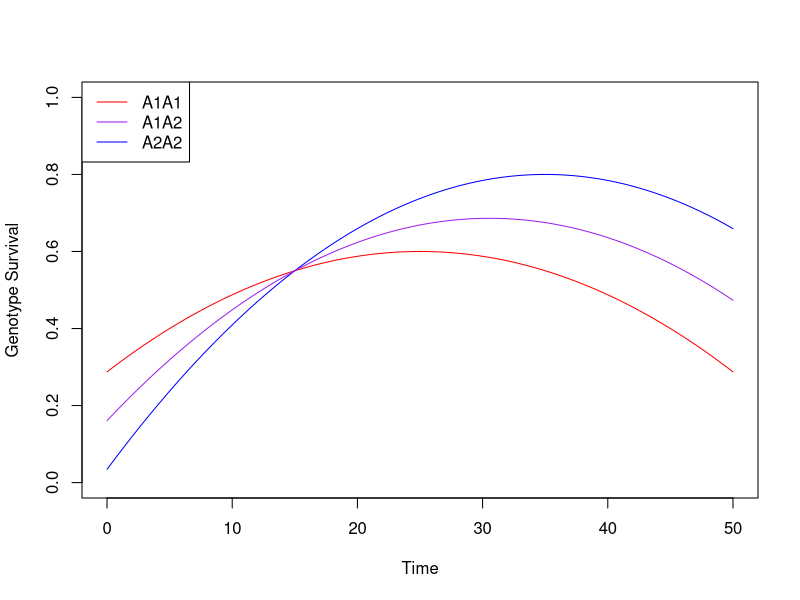

This figure's R source: (Note: this script raises an error after producing the figure.)
## ---- chunk 1
knitr::opts_chunk$set(echo = TRUE)
knitr::opts_chunk$set(tidy.opts=list(width.cutoff=60),tidy=TRUE)
## ---- chunk 2
t <- seq(0,50,by=.01) # time
l11 <- eval(expression(-1/2000*(t-25)^2+0.6)) # survival of A1A1
l22 <- eval(expression(-1/1600*(t-35)^2+0.8)) # survival of A2A2

plot(l11~t,type="l",ylim=c(0,1), ylab = "Genotype Survival", xlab = "Time", col = "red")
lines(l22~t, col = "blue")
# Added legend to distinguish genotypes
legend("topleft", c("A1A1", "A1A2", "A2A2"), lty = 1, col = c("red", "purple", "blue"))

# w = l * m 
# Fecundity m = 2 for all genotypes
w11_absolute <- l11*2
w22_absolute <- l22*2

# Heterozygote fitness will always be right in the middle of both homozygotes for co-dominance, which is average of homozygote fitness
w12_absolute <- (w11_absolute+w22_absolute)/2

# Divide by fecundity to get survival over time. 
l12_absolute <- w12_absolute/2

# Plot the heterozygote, too
lines(l12_absolute~t, col = "purple")
## ---- chunk 3
m <- 2 # fecundity, though this doesn't really matter to relative fitness much here since all genotypes have the same fecundity over time 

# Absolute fitness values for the homozygotes based on quadratic survival over time
w11 <- l11*m # unscaled fitness value for A1A1
w22 <- l22*m # unscaled fitness value for A2A2

# Loop to figure out when each homozygote is more fit over time (which ever w is bigger at that time)
w_diff <- c() # empty vector for fitness difference between homozygotes
for(i in 1:5001){
  w_diff[i] <- w11[i] - w22[i] # calculates fitness difference between homozygotes 
}

# When is A1A1 more fit than A2A2? 
w11_fitter <- which(w_diff > 0) 

# Creating a bunch of empty vectors for A1A1 relative fitness
# Creating several because we will compare with difference s values
w11_relative_a <- vector(mode = "numeric", length = 5001)
w11_relative_b <- vector(mode = "numeric", length = 5001)
w11_relative_c <- vector(mode = "numeric", length = 5001)
w11_relative_d <- vector(mode = "numeric", length = 5001)
w11_relative_e <- vector(mode = "numeric", length = 5001)

# Assigning relative fitness of 1 to A1A1 relative fitness vectors for part of time series where A1A1 genotype is the most fit.  
w11_relative_a[w11_fitter] <- 1 # assume fitness is 1 when w11 is bigger
w11_relative_b[w11_fitter] <- 1 # assume fitness is 1 when w11 is bigger
w11_relative_c[w11_fitter] <- 1 # assume fitness is 1 when w11 is bigger
w11_relative_d[w11_fitter] <- 1 # assume fitness is 1 when w11 is bigger
w11_relative_e[w11_fitter] <- 1 # assume fitness is 1 when w11 is bigger

# When is A2A2 more fit than A1A1? (Just the opposite)
w22_fitter <- which(w_diff < 0) 

# Creating a bunch of empty vectors for A2A2 relative fitness
# Again, creating several because we will compare with difference s values
w22_relative_a <- vector(mode = "numeric", length = 5001)
w22_relative_b <- vector(mode = "numeric", length = 5001)
w22_relative_c <- vector(mode = "numeric", length = 5001)
w22_relative_d <- vector(mode = "numeric", length = 5001)
w22_relative_e <- vector(mode = "numeric", length = 5001)

# Assigning relative fitness of 1 to A2A2 relative fitness vectors for part of time series where A2A2 genotype is the most fit.  
w22_relative_a[w22_fitter] <- 1 # assume fitness is 1 when w22 is bigger
w22_relative_b[w22_fitter] <- 1 # assume fitness is 1 when w22 is bigger
w22_relative_c[w22_fitter] <- 1 # assume fitness is 1 when w22 is bigger
w22_relative_d[w22_fitter] <- 1 # assume fitness is 1 when w22 is bigger
w22_relative_e[w22_fitter] <- 1 # assume fitness is 1 when w22 is bigger
## ---- chunk 4
# s values
s <- c(0, # no selective advantage of any genotype, a
       0.001,# a very minuscule advantage of one genotype over others, b
       0.005, # still very miniscule advantage of one genotype over others, c
       0.01, # small advantage, d
       0.5) # large advantage of one genotype over others, e 

# for s = 0, i.e., no selection
w11_relative_a[w22_fitter] <- 1 - s[1] # fills in the rest of the A1A1 vector when it is not the most fit
w22_relative_a[w11_fitter] <- 1 - s[1] # fills in the rest of the A2A2 vector when it is not the most fit
w12_a <- 1 - (s[1]/2) # note heterozygote relative fitness is just a constant

# Same thing, but for s = 0.001
w11_relative_b[w22_fitter] <- 1 - s[2] 
w22_relative_b[w11_fitter] <- 1 - s[2]
w12_b <- 1 - (s[2]/2)

# For s = 0.005
w11_relative_c[w22_fitter] <- 1 - s[3] 
w22_relative_c[w11_fitter] <- 1 - s[3]
w12_c <- 1 - (s[3]/2)

# For s = 0.01
w11_relative_d[w22_fitter] <- 1 - s[4] 
w22_relative_d[w11_fitter] <- 1 - s[4]
w12_d <- 1 - (s[4]/2)

# For s = 0.5
w11_relative_e[w22_fitter] <- 1 - s[5] 
w22_relative_e[w11_fitter] <- 1 - s[5]
w12_e <- 1 - (s[5]/2)
## ---- chunk 5
# Initial proportion of the A1 allele in the population 
# We created many p1 objects for each s value just so that the for loops run right
p1_a <- 1500/2000
p1_b <- 1500/2000
p1_c <- 1500/2000
p1_d <- 1500/2000
p1_e <- 1500/2000

# Average fitness equations for each value of s
# Note average fitness can change over time.
wt_a <- w11_relative_a*(p1_a^2) + w12_a*2*p1_a*(1 - p1_a) + w22_relative_a*((1 - p1_a)^2)
wt_b <- w11_relative_b*(p1_b^2) + w12_b*2*p1_b*(1 - p1_b) + w22_relative_b*((1 - p1_b)^2)
wt_c <- w11_relative_c*(p1_c^2) + w12_c*2*p1_c*(1 - p1_c) + w22_relative_c*((1 - p1_c)^2)
wt_d <- w11_relative_d*(p1_d^2) + w12_d*2*p1_d*(1 - p1_d) + w22_relative_d*((1 - p1_d)^2)
wt_e <- w11_relative_e*(p1_e^2) + w12_e*2*p1_e*(1 - p1_e) + w22_relative_e*((1 - p1_e)^2)

# For s = 0
for(i in 1:5000){
  p_prime_a <- p1_a[i] * ((p1_a[i]*w11_relative_a[i]) + (1 - p1_a[i])*w12_a)/wt_a[i]
  p1_a <<- c(p1_a, p_prime_a)
}

# For s = 0.001
for(i in 1:5000){
  p_prime_b <- p1_b[i] * ((p1_b[i]*w11_relative_b[i]) + (1 - p1_b[i])*w12_b)/wt_b[i]
  p1_b <<- c(p1_b, p_prime_b)
}

# For s = 0.005
for(i in 1:5000){
  p_prime_c <- p1_c[i] * ((p1_c[i]*w11_relative_c[i]) + (1 - p1_c[i])*w12_c)/wt_c[i]
  p1_c <<- c(p1_c, p_prime_c)
}
head(which(p1_c >=1)) # figure out when fixation reached
p1_c[c(326:5001)] <- 1 # Change all values to 1 once fixation reached

# For s = 0.01
for(i in 1:5000){
  p_prime_d <- p1_d[i] * ((p1_d[i]*w11_relative_d[i]) + (1 - p1_d[i])*w12_d)/wt_d[i]
  p1_d <<- c(p1_d, p_prime_d)
}
head(which(p1_d >=1)) # figure out when fixation reached
p1_d[c(164:5001)] <- 1 # Change all values to 1 once fixation reached

# For s = 0.5
for(i in 1:5000){
  p_prime_e <- p1_e[i] * ((p1_e[i]*w11_relative_e[i]) + (1 - p1_e[i])*w12_e)/wt_e[i]
  p1_e <<- c(p1_e, p_prime_e)
}
head(which(p1_e >=1)) # figure out when fixation reached
p1_e[c(5:5001)] <- 1 # Change all values to 1 once fixation reached
## ---- chunk 6
plot(p1_a~t, type = "l", ylim = c(0,1), ylab = "A1 frequency", xlab = "Time") # s = 0
lines(p1_b~t, col = "purple")
lines(p1_c~t, col = "blue")
lines(p1_d~t, col = "orange")
lines(p1_e~t, col = "red")

legend("bottomright", c("s = 0", "s = 0.001", "s = 0.005", "s = 0.01", "s = 0.5"), lty = 1, col = c("black", "purple", "blue", "orange", "red"))
## ---- chunk 7
p1_absolute <- 1500/2000

w11_absolute <- l11*2
w22_absolute <- l22*2
w12_absolute <- (w11_absolute+w22_absolute)/2
wt_absolute <- w11_absolute*(p1_absolute^2) + w12_absolute*2*p1_absolute*(1 - p1_absolute) + w22_absolute*((1 - p1_absolute)^2)

for(i in 1:5000){
  p_prime_absolute <- p1_absolute[i] * ((p1_absolute[i]*w11_absolute[i]) + (1 - p1_absolute[i])*w12_absolute[i])/wt_absolute[i]
  p1_absolute <<- c(p1_absolute, p_prime_absolute)
}
fixed <- min(which(p1_absolute >=1)) # figure out when fixation reached
p1_absolute[c(fixed:5001)] <- 1 

plot(p1_absolute~t, type = "l", ylim = c(0,1), ylab = "A1 frequency", xlab = "Time") # s = 0

## ---- chunk 8
N0 <- 2000 # initial population size

# s = 0
n_a <- N0
for(i in 1:5000){
  n_prime_a <- n_a[i] * wt_a[i] # basically n[t+1] = n[t]*wt[]
  n_a <- c(n_a, n_prime_a) 
}

# s = 0.001
n_b <- N0
for(i in 1:5000){
  n_prime_b <- n_b[i] * wt_b[i]
  n_b <- c(n_b, n_prime_b) 
}

# s = 0.005
n_c <- N0
for(i in 1:5000){
  n_prime_c <- n_c[i] * wt_c[i]
  n_c <- c(n_c, n_prime_c) 
}

# s = 0.01
n_d <- N0
for(i in 1:5000){
  n_prime_d <- n_d[i] * wt_d[i]
  n_d <- c(n_d, n_prime_d) 
}

# s = 0.5
N0 <- 2000 # initial population size
n_e <- N0
for(i in 1:5000){
  n_prime_e <- n_e[i] * wt_e[i]
  n_e <- c(n_e, n_prime_e) 
}

plot(n_a~t, type = "l", ylab = "Population Size (N)", xlab = "Time", ylim = c(0,2050))
lines(n_b~t, col = "purple")
lines(n_c~t, col = "blue")
lines(n_d~t, col = "orange")
lines(n_e~t, col = "red")

legend("right", c("s = 0", "s = 0.001", "s = 0.005", "s = 0.01", "s = 0.5"), lty = 1, col = c("black", "purple", "blue", "orange", "red"))
## ---- chunk 9
N0 <- 2000 # initial population size

# s = 0
n_absolute <- N0
for(i in 1:5000){
  n_prime_absolute <- n_absolute[i] * wt_absolute[i] # basically n[t+1] = n[t]*wt[]
  n_absolute <- c(n_absolute, n_prime_absolute) 
}
min(n_absolute) # nearly, but not quite zero since this is a deterministic model
plot(n_absolute~t, type = "l", ylab = "Population Size (N)", xlab = "Time", ylim = c(0,2050))
## ---- chunk 10
plot(wt_a~t, type = "l", ylim = c(0,1), xlab = "Time", ylab = "Average Fitness")
lines(wt_b~t, col = "purple")
lines(wt_c~t, col = "blue")
lines(wt_d~t, col = "orange")
lines(wt_e~t, col = "red")

legend("bottomright", c("s = 0", "s = 0.001", "s = 0.005", "s = 0.01", "s = 0.5"), lty = 1, col = c("black", "purple", "blue", "orange", "red"))
## ---- chunk 11
plot(wt_absolute~t, type = "l", xlab = "Time", ylab = "Average Fitness")
## ---- chunk 12
s <- seq(0.1, 1, 0.1) # s values from 0.1-1 by increment of 0.1
p <- seq(0,1, 0.01)  # vector of p values (A1 allele frequencies)

# For average fitness to peak at 0.5 with a heterozygote advantage, no matter what value of s, the relative fitnesses of A1A1, A1A2, and A2A2, respectively, need to be:
# w11 = 1 - s
# w12 = 1
# w22 = 1 -s

# 1 = p^2 + 2p(1-p) + (1-p)^2
# A1A1 + A1A2 + A2A2

# For loop that creates a list of vectors of the calculated average fitness relative to A1 frequency (p) for different s values.
wbar <- NULL
  for(i in 1:length(s)){
  wbar[[i]] <- (1-s[i])*p^2 + 2*p*(1-p)*1 + ((1-p)^2)*(1-s[i])
}


# Plot average fitness relative to p for each value of s
colors <- rainbow(9)
plot(wbar[[1]]~p, type = "l", ylim = c(0,1), ylab = "Average Relative Selective Value", xlab = "Fraction of A1 in Gene Pool")
for(i in 2:10){
  lines(wbar[[i]]~p, lty = 1, col = colors[i-1])
}
abline(v = p[51], lty = 2)

legend("bottom", c("0.1", "0.2", "0.3", "0.4", "0.5", "0.6", "0.7", "0.8", "0.9", "1"), lty = 1, col = c("black", colors), cex = 0.5, title = "s", ncol = 2)
## ---- chunk 13
# w11, relative fitness of A1A1 genotype
# w12, relative fitness of A1A2 genotype
# w22, relative fitness of A2A2 genotype
# p0, initial proportion of A1 allele
# n, population size 
# time, time (number of generations)

drift_ns <- function(w11, w12, w22, p0, n, time){
  p <- p0 # starting value for p
  for(t in 1:time){ # for however many generations you choose
    a1 <- 0 # starting amount A1 alleles
    for(i in 1:(2*n)){ # genes drawn from population
      if(runif(1) < p[t]){ # random draw of A1 or A2 allele, genetic drift
        a1 <- a1 + 1 # if A1 allele drawn, add 1 to A1 allele count
      }
    }
    pd <- a1/(2*n) # proportion of A1 allele in population after drift
    
    # Natural selection portion based on allele frequencies resulting from drift
    wbar <- (pd^2)*w11 + 2*pd*(1-pd)*w12 + ((1-pd)^2)*w22 # average fitness
    pprime <- (pd*w11 + (1 - pd)*w12)*pd/wbar # change in p over time
    p <- c(p, pprime) # vector of A1 allele frequencies
  }
  return(p) # return that vector
}
## ---- chunk 14
# w11 = 0.5
# w12 = 1
# w12  = 0.5
# p0 = 0.5
# n = 2
# time = 100 

# 100 simulations of 100 generations 
sim2 <- NULL
for(i in 1:100){
  sim2[[i]] <- drift_ns(0.5, 1, 0.5, 0.5, 2, 100)
}

# Change list to dataframe to make it easier to calculate probability of genetic diversity persistence
sim2_df <- data.frame(matrix(unlist(sim2), ncol=100, byrow=FALSE))

# Probability of genetic diversity persistence 
# (proportion of simulations where neither allele became fixed)
sim2_prob <- (length(which(sim2_df[100,] != 0 & sim2_df[100,] != 1)))/100
sim2_prob # number will be a little different each time

# Plot similuation results (results will vary each time code is run)
plot(sim2_df[,1]~c(0:100), type = "l", ylab = "p", xlab = "Number of Generations", main = "N = 2", ylim = c(0,1))
for(i in 2:100){
  lines(sim2_df[,i]~c(0:100))
}

## ---- chunk 15
sim10 <- NULL
for(i in 1:100){
  sim10[[i]] <- drift_ns(0.5, 1, 0.5, 0.5, 10, 100)
}

sim10_df <- data.frame(matrix(unlist(sim10), ncol=100, byrow=FALSE))

sim10_prob <- (length(which(sim10_df[100,] != 0 & sim10_df[100,] != 1)))/100
sim10_prob

plot(sim10_df[,1]~c(0:100), type = "l", ylab = "p", xlab = "Number of Generations", main = "N = 10", ylim = c(0,1))
for(i in 2:100){
  lines(sim10_df[,i]~c(0:100))
}
## ---- chunk 16
sim12 <- NULL
for(i in 1:100){
  sim12[[i]] <- drift_ns(0.5, 1, 0.5, 0.5, 12, 100)
}

sim12_df <- data.frame(matrix(unlist(sim12), ncol=100, byrow=FALSE))

sim12_prob <- (length(which(sim12_df[100,] != 0 & sim12_df[100,] != 1)))/100
sim12_prob

plot(sim12_df[,1]~c(0:100), type = "l", ylab = "p", xlab = "Number of Generations", main = "N = 12", ylim = c(0,1))
for(i in 2:100){
  lines(sim12_df[,i]~c(0:100))
}
## ---- chunk 17
sim13 <- NULL
for(i in 1:100){
  sim13[[i]] <- drift_ns(0.5, 1, 0.5, 0.5, 13, 100)
}

sim13_df <- data.frame(matrix(unlist(sim13), ncol=100, byrow=FALSE))

sim13_prob <- (length(which(sim13_df[100,] != 0 & sim13_df[100,] != 1)))/100
sim13_prob

plot(sim13_df[,1]~c(0:100), type = "l", ylab = "p", xlab = "Number of Generations", main = "N = 13", ylim = c(0,1))
for(i in 2:100){
  lines(sim13_df[,i]~c(0:100))
}
## ---- chunk 18
sim15 <- NULL
for(i in 1:100){
  sim15[[i]] <- drift_ns(0.5, 1, 0.5, 0.5, 15, 100)
}

sim15_df <- data.frame(matrix(unlist(sim15), ncol=100, byrow=FALSE))

sim15_prob <- (length(which(sim15_df[100,] != 0 & sim15_df[100,] != 1)))/100
sim15_prob

plot(sim15_df[,1]~c(0:100), type = "l", ylab = "p", xlab = "Number of Generations", main = "N = 15", ylim = c(0,1))
for(i in 2:100){
  lines(sim15_df[,i]~c(0:100))
}
## ---- chunk 19
plot(c(sim2_prob, sim10_prob, sim12_prob, sim13_prob, sim15_prob)~c(2,10,12,13,15), ylab = "Genetic Diversity Persistence Probability", xlab = "Population Size")
lines(c(sim2_prob, sim10_prob, sim12_prob, sim13_prob, sim15_prob)~c(2,10,12,13,15))
